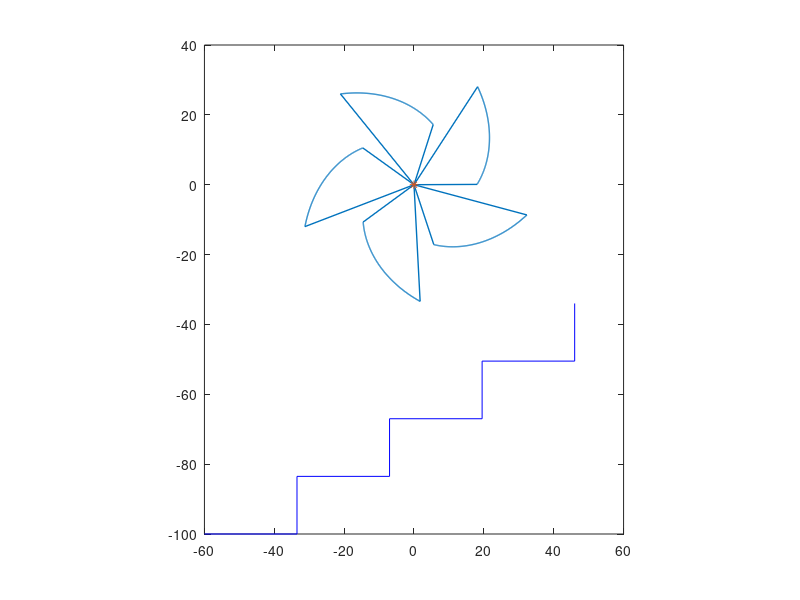

MATLAB code to generate this figure:
clear;

stair_height = 16.5
stair_width = 26.5
target_ratio = stair_height/stair_width
alpha = target_ratio;
segm_count = 5;
segm_angular_size = 2*pi/segm_count;

r0 = 18;

equation_fn = @(f) (stair_height^2 + (stair_width - r0*sqrt(1+alpha^2)/alpha*(exp(f*alpha*segm_angular_size)-1))^2) - ...
					r0^2 * (1 + exp(2*f*alpha*segm_angular_size) - 2*exp(f*alpha*segm_angular_size)*cos((1-f)*segm_angular_size));

f0 = 0.2;
frac = fsolve(equation_fn, f0);
rem_width = (stair_width - r0*sqrt(1+alpha^2)/alpha*(exp(frac*alpha*segm_angular_size)-1))
fprintf('f = %f, rem_width = %f', frac, rem_width);

curve_segm_theta = 2*pi/segm_count * frac;

r_fun = @(theta) r0*exp(alpha*theta);


thetas_curve_segm = 0:0.005:curve_segm_theta;
rs_curve_segm = r_fun(thetas_curve_segm);
rs_curve_segm(1) = 0;
thetas = [];
rs = [];
for i = 0:segm_count-1
    rs = [rs, rs_curve_segm];
    thetas = [thetas, thetas_curve_segm + i*2*pi/segm_count];
end
xs = rs.*cos(thetas);
ys = rs.*sin(thetas);

plot([xs, xs(1)], [ys, ys(1)], 'LineWidth', 1);
hold on;
plot(0, 0, '*');

ox0 = -60;
oy0 = -100;

for i = 0:3
    x0 = ox0 + stair_width*i;
    y0 = oy0 + stair_height*i;
    x1 = x0 + stair_width;
    y1 = y0;
    x2 = x1;
    y2 = y0 + stair_height;

    plot([x0, x1, x2], [y0, y1, y2], 'b');
end

hold off;
daspect([1, 1, 1]);

